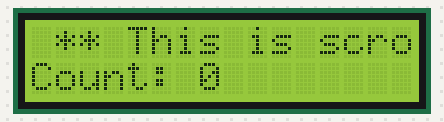
Simulated run of this sketch. Board: Arduino Uno, built with avr-gcc and run on an emulated ATmega328P. Parts: 16×2 character LCD.

Above: at 0.29 s.
At 5.37 s:
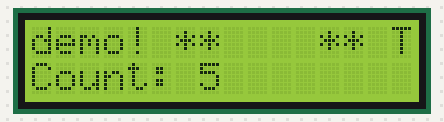
At 10.27 s:
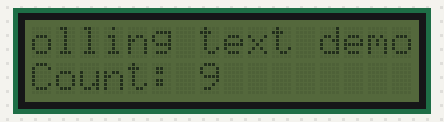
At 19.97 s:
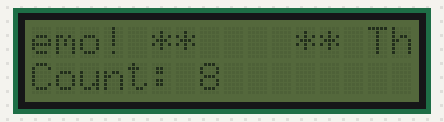
At 29.87 s:
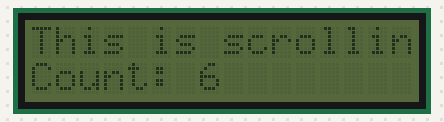
At 39.77 s:
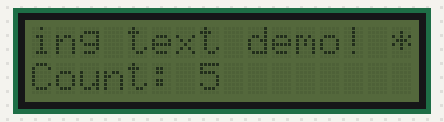

The sketch:

Day7Exercise8.ino
```cpp
/*
* This print scrollable text and non scrollable count on 16x2 LCD.
* Simultaneously, to scroll and to increment the count, in diffferent time intervals for each.
*
* Note:
* This requires the LiquidCrystal_I2C library.
* Install it using Arduino IDE Library Manager.
* Or from ardiuino-cli using:
* > arduino-cli lib install "LiquidCrystal_I2C"
*/
#include<Arduino.h>
#include<LiquidCrystal_I2C.h>

LiquidCrystal_I2C lcd(0x27, 16, 2);

const unsigned char PROG_DELAY = 50; // milliseconds
unsigned int count = 0;
String scrollingText = "  ** This is scrolling text demo! **  ";
unsigned long previousMillis_counter = 0;
unsigned long previousMillis_scroll = 0;

void setup() {
    lcd.init();
    lcd.noBlink();
    lcd.backlight();
}

void loop() {
    if (millis() - previousMillis_scroll >= 150) {
        previousMillis_scroll = millis();

        // Simulating the scrolling text
        scrollingText = scrollingText.substring(1) + scrollingText.charAt(0);
    }

    if (millis() - previousMillis_counter >= 1000) {
        previousMillis_counter = millis();

        lcd.clear();

        // Incrementing the count variable or resetting
        count = (count < 10) ? count + 1 : 0;
    }

    // After 10 seconds, turn off the backlight
    if (millis() >= 10000) {
        lcd.noBacklight();
    }

    // Printing on LCD
    lcd.setCursor(0,0);
    lcd.print(scrollingText);

    lcd.setCursor(0,1);
    lcd.print("Count: ");
    lcd.print(count);

    delay(PROG_DELAY);
}
```
